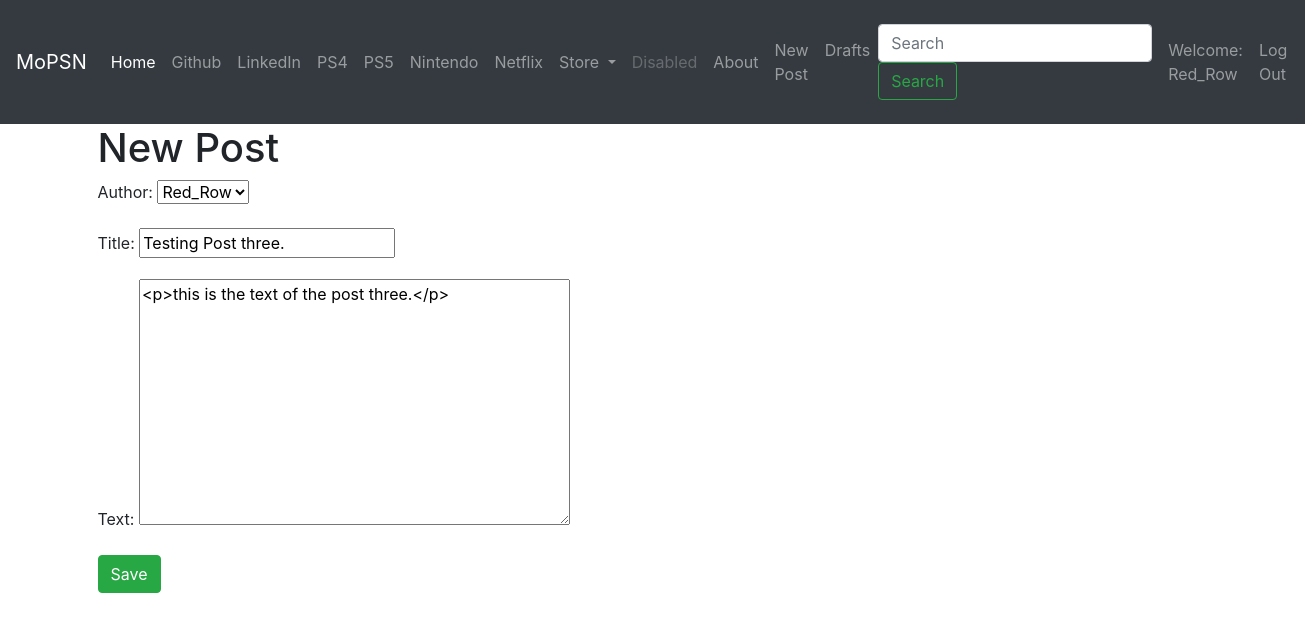
Page /post/11/edit (signed in) on the committed database.
### blog/models.py (models this page shows, shortened)
class Post(models.Model):
    author = models.ForeignKey('auth.User', on_delete=models.CASCADE)
    title = models.CharField(max_length=200)
    text = models.TextField()
    create_field = models.DateTimeField(default=timezone.now)
    published_date = models.DateTimeField(blank=True, null=True)

### blog/views.py (the view)
# urls.py: path('post/<int:pk>/edit', views.PostUpdateView.as_view(), name='post_edit'),
class PostUpdateView(LoginRequiredMixin, UpdateView):
    login_url = '/login/'
    redirect_field_name = 'blog/post_detail.html'
    form_class = PostForm
    model = Post

### blog/forms.py
class PostForm(forms.ModelForm):
    class Meta():
        model = Post
        fields = ('author', 'title', 'text')
        widgets = {
        'title':forms.TextInput(attrs={'class':'textinputclass'}),
        'text':forms.Textarea(attrs={'class':'editable medium-editor-textarea postcontent'})
        }

### blog/templates/blog/post_form.html (shortened to what this page needs)
{% extends "base.html" %}
{% block content %}
  <h1>New Post</h1>
  <form class="post-form" method="POST">
    {{ form.as_p }}
    <button type="submit" class="save btn btn-success" name="button">Save</button>
  </form>
{% endblock %}

### blog/templates/blog/base.html (shortened to what this page needs)
<!DOCTYPE html>
{% load static %}
<html lang="en" dir="ltr">
  <head>
    <link rel="stylesheet" href="https://stackpath.bootstrapcdn.com/bootstrap/4.5.0/css/bootstrap.min.css">
    <link rel="stylesheet" href="//cdn.jsdelivr.net/npm/medium-editor@latest/dist/css/medium-editor.min.css" type="text/css" media="screen" charset="utf-8">
  </head>
  <body >
    <nav class="navbar navbar-expand-lg navbar-dark bg-dark loader">
      <a class="navbar-brand" href="{% url 'post_list' %}">MoPSN</a>
      <div class="collapse navbar-collapse" id="navbarSupportedContent">
        <ul class="navbar-nav mr-auto">
          <li class="nav-item active">
            <a class="nav-link" href="{% url 'post_list' %}"> Home <span class="sr-only"> (current)</span> </a>
          </li>
          <li class="nav-item"> <a class="nav-link" href="https://wwww.github.com"> Github </a></li>
          <li class="nav-item"> <a class="nav-link" href="https://wwww.linkedin.com"> LinkedIn </a></li>
          <li class="nav-item"> <a class="nav-link" href="#"> PS4 </a></li>
          <li class="nav-item"> <a class="nav-link" href="#"> PS5 </a></li>
          <li class="nav-item"> <a class="nav-link" href="#"> Nintendo </a></li>
          <li class="nav-item"> <a class="nav-link" href="#"> Netflix </a></li>
          <li class="nav-item dropdown">
            <a class="nav-link dropdown-toggle" href="#" id="navbarDropdown" role="button" data-toggle="dropdown" aria-haspopup="true" aria-expanded="false">
              Store
            </a>
          </li>
          <li class="nav-item">
            <a class="nav-link disabled" href="#" tabindex="-1" aria-disabled="true">Disabled</a>
          </li>
          <li class="nav-item"><a class="nav-link" href="{% url 'about' %}"> About </a></li>
        </ul>
        <ul class="navbar-nav mr-auto">
          {% if user.is_authenticated %}
          <li class="nav-item"> <a class="nav-link" href="{% url 'post_new' %}"> New Post </a></li>
          <li class="nav-item"> <a class="nav-link" href="{% url 'post_draft_list' %}"> Drafts </a></li>
          {% endif %}
        </ul>
        <form class="form-inline my-2 my-lg-3">
          <input class="form-control mr-sm-2" type="search" placeholder="Search" aria-label="Search">
          <button class="btn btn-outline-success my-2 my-sm-0" type="submit">Search</button>
        </form>
        <ul class="navbar-nav ml-auto">
          {% if user.is_authenticated %}
          <li class="nav-item"> <a class="nav-link" href="#"> Welcome: {{ user.username }}</a> </li>
          <li class="nav-item"> <a class="nav-link" href="{% url 'logout' %}"> Log Out </a></li>
          {% else %}
          <li class="nav-item"><a  class="nav-link" href="{% url 'login' %}"> Login </a></li>
          {% endif %}
        </ul>
      </div>
    </nav>
    <div class="content container">
      <div class="row">
        <div class="col-md-8">
          <div class="blog_posts">
            {% block content %}
            {% endblock %}
          </div>
        </div>
      </div>
    </div>
  </body>
</html>

### rows in the picture
Post: author "Red_Row", title "Testing Post three.", text "<p>this is the text of the post three.</p>"

### other values in the picture
{{ user.username }} "Red_Row"
